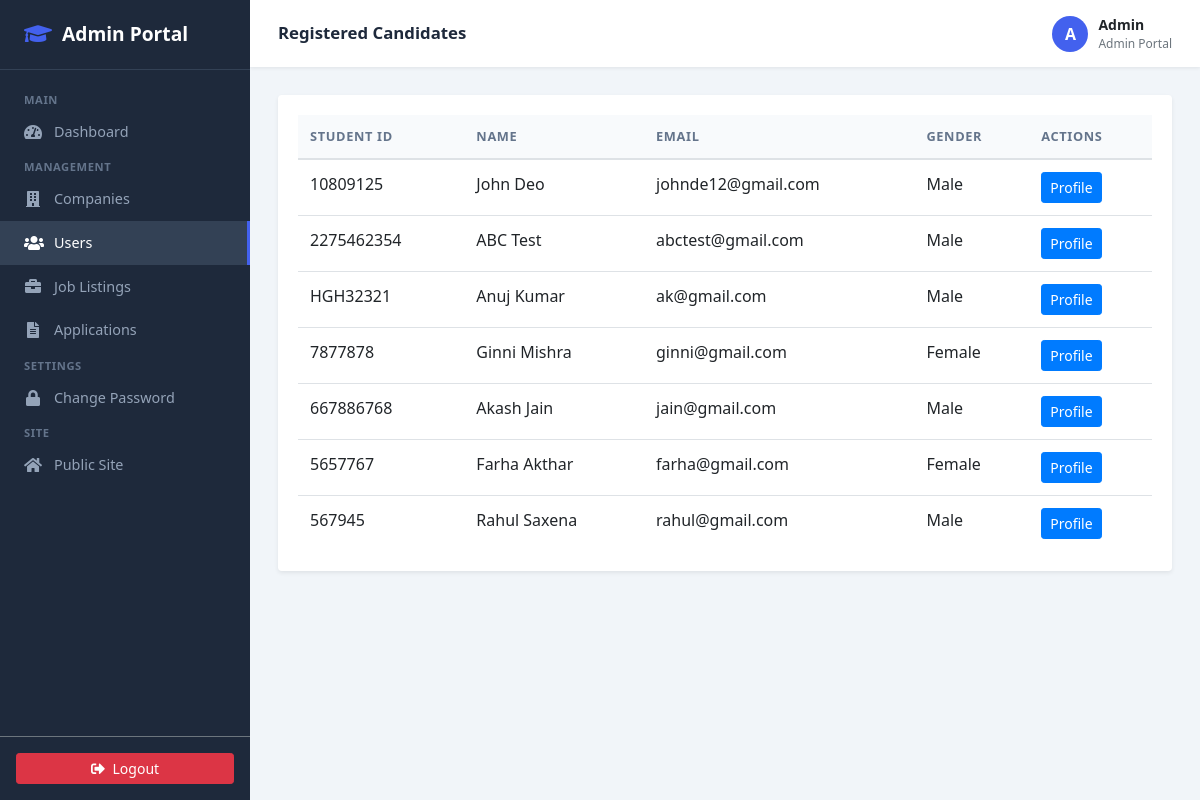
Screenshot of /admin/users (signed in) with the database file from the repository.
### tables this page shows
CREATE TABLE tbluser (
    ID           INTEGER PRIMARY KEY AUTOINCREMENT,
    FullName     TEXT,
    Email        TEXT,
    MobileNumber INTEGER,
    StudentID    TEXT,
    Gender       TEXT,
    Address      TEXT,
    Age          INTEGER,
    DOB          TEXT,
    Image        TEXT,
    Password     TEXT,
    UserRegdate  DATETIME DEFAULT CURRENT_TIMESTAMP
);

### app.py (the view)
@app.route('/admin/users')
@admin_required
def admin_users():
    db    = get_db()
    users = db.execute("SELECT * FROM tbluser ORDER BY ID DESC").fetchall()
    return render_template('admin/users.html', users=users)

### app.py (called while the page is built)
@app.context_processor
def inject_now():
    return {'now': datetime.now()}

def admin_required(f):
    @wraps(f)
    def decorated(*a, **kw):
        if not session.get('admin_id'):
            return redirect(url_for('admin_login'))
        return f(*a, **kw)
    return decorated

### db.py (called while the page is built)
def get_db():
    conn = sqlite3.connect(DATABASE)
    conn.row_factory = sqlite3.Row
    return conn

### templates/admin/users.html
{% extends 'admin/base.html' %}
{% block page_title %}Registered Candidates{% endblock %}
{% block content %}
<div class="card border-0 shadow-sm"><div class="card-body">
<table class="table table-hover align-middle mb-0">
  <thead class="bg-light"><tr><th>Student ID</th><th>Name</th><th>Email</th><th>Gender</th><th>Actions</th></tr></thead>
  <tbody>
    {% for row in users %}
    <tr>
    <td>{{ row.StudentID }}</td>
    <td>{{ row.FullName }}</td>
    <td>{{ row.Email }}</td>
    <td>{{ row.Gender }}</td>
    <td><a href="{{ url_for('admin_view_user', user_id=row.ID) }}" class="btn btn-sm btn-primary">Profile</a></td>
    </tr>
    {% else %}
    <tr><td colspan="100%" class="text-center py-4 text-muted">No records found.</td></tr>
    {% endfor %}
  </tbody>
</table>
</div></div>
{% endblock %}

### templates/dash_base.html (style rules this page uses)
:root { --sidebar: #1e293b; --sidebar-hover: #334155; --primary: #4361ee; --accent: #7c3aed; }
body { background: #f1f5f9; font-family: 'Segoe UI', sans-serif; }
.table th { background: #f8fafc; font-size: .8rem; text-transform: uppercase; letter-spacing: .05em; color: #64748b; border-top: none; }

### rows the page displays
tbluser: StudentID "10809125", FullName "John Deo", Email "johnde12@gmail.com", Gender "Male"
tbluser: StudentID "2275462354", FullName "ABC Test", Email "abctest@gmail.com", Gender "Male"
tbluser: StudentID "HGH32321", FullName "Anuj Kumar", Email "ak@gmail.com", Gender "Male"
tbluser: StudentID "7877878", FullName "Ginni Mishra", Email "ginni@gmail.com", Gender "Female"
tbluser: StudentID "667886768", FullName "Akash Jain", Email "jain@gmail.com", Gender "Male"
tbluser: StudentID "5657767", FullName "Farha Akthar", Email "farha@gmail.com", Gender "Female"
tbluser: StudentID "567945", FullName "Rahul Saxena", Email "rahul@gmail.com", Gender "Male"

### other values shown
{{ portal_name }} "Admin Portal"
{{ current_user_initial }} "A"
{{ current_user_name }} "Admin"
